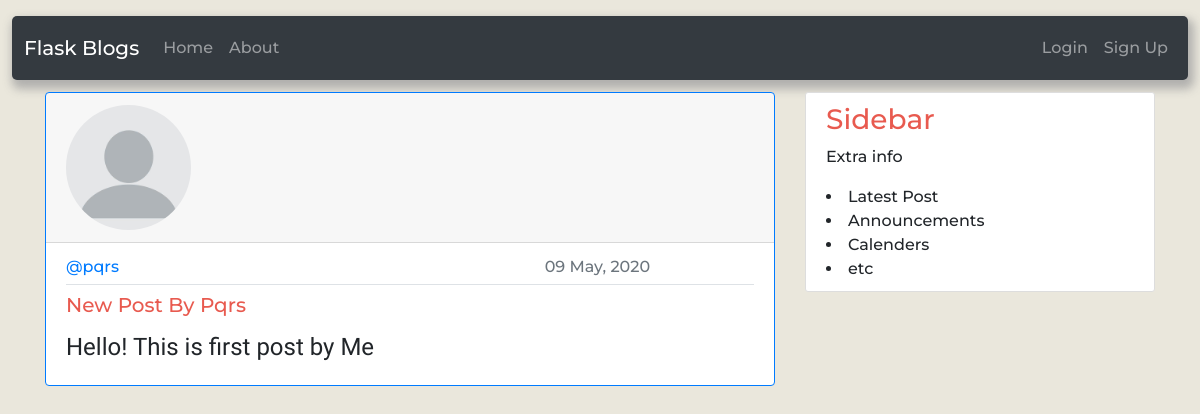
The app's page /post/2/ with its own data.
### flaskblog/models.py (models this page shows, shortened)
class User(db.Model,UserMixin):
    id = db.Column(db.Integer, primary_key=True)
    username = db.Column(db.String(20), unique=True, nullable=False)
    email = db.Column(db.String(120), unique=True, nullable=False)
    image_file = db.Column(db.String(20), nullable=False, default='default.jpg')
    password = db.Column(db.String(60), nullable=False)
    posts = db.relationship('Post', backref='author', lazy=True)

class Post(db.Model):
    id = db.Column(db.Integer, primary_key=True)
    title = db.Column(db.String(100), nullable=False)
    date_posted = db.Column(db.DateTime, nullable=False, default=datetime.utcnow)
    content = db.Column(db.Text, nullable=False)
    user_id = db.Column(db.Integer, db.ForeignKey('user.id'), nullable=False)

### flaskblog/posts/routes.py (the view)
@posts.route('/post/<int:post_id>/')
def post(post_id):
    post= Post.query.get_or_404(post_id)
    return render_template('post.html',title=post.title,post=post)

### flaskblog/templates/post.html (shortened to what this page needs)
{% extends "base.html" %}
{% block content %}
<div class="card border-primary profile-info flex-row flex-wrap">
    <div class="card-header col-12">
        <img src="{{url_for('static',filename='profile_pics/'+post.author.image_file)}}" class="card-img-top rounded-circle account-img" alt="profile pic">
    </div>
    <div class="card-body">
        <h6 class="card-subtitle mb-2 pb-2 text-muted border-bottom">
          <div class="row d-flex justify-content-between">
            <div class="col col-4 d-flex align-items-center">
              <a href="{{url_for('users.user_posts',username = post.author.username)}}">
                @{{post.author.username}}
              </a>
            </div>
            <div class="col col-4 d-flex align-items-center">{{post.date_posted.strftime('%d %B, %Y')}}</div>
          </div>
        </h6>
        <h5 class="card-title ">{{post.title}}</h5>
        <p class="card-text">
          {{post.content}}
        </p>
    </div>
  </div>
{% endblock content %}

### flaskblog/static/main.css (style rules this page uses)
body { background-color: #EAE7DC; margin-top: 1rem; font-family: 'Montserrat', sans-serif; font-size: medium; font-weight: 500; }
h1,h2,h3,h4,h5,h6 { color: #E85A4F; }
.card-subtitle { flex-direction: row; justify-content: flex-end; }
.card-text { font-family: 'Indie Flower', cursive; font-size: x-large; }
.profile-info { margin-bottom: 1rem; }
.account-img { height: 125px; width: 125px; }

### records on screen
User: image_file (placeholder picture), author.username "pqrs"
Post: date_posted "09 May, 2020", title "New Post By Pqrs", content "Hello! This is first post by Me"
